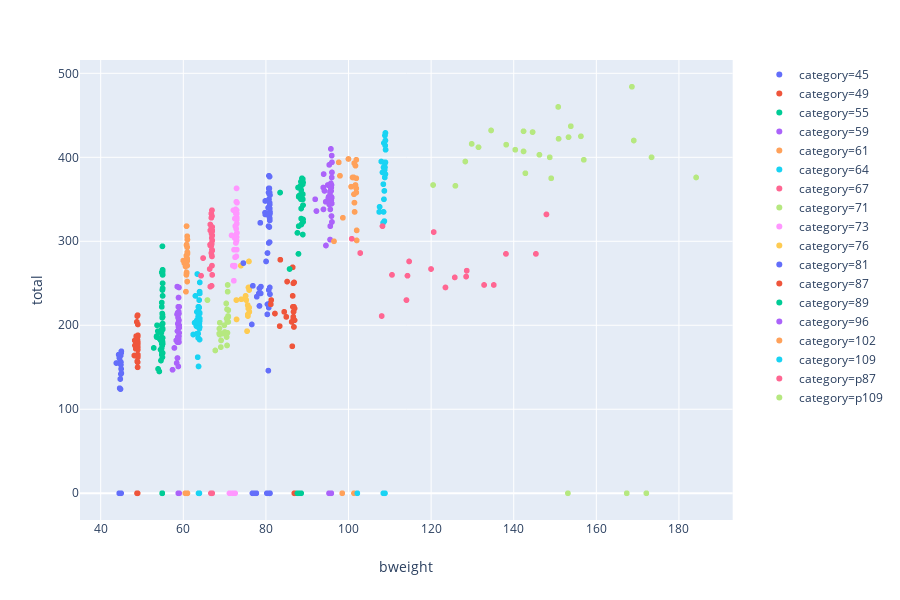

Notebook source saved alongside this figure:
### Code cell
fig = px.scatter(w19, x="bweight", y="total", color="category", hover_data=['lname'])
fig.show()
